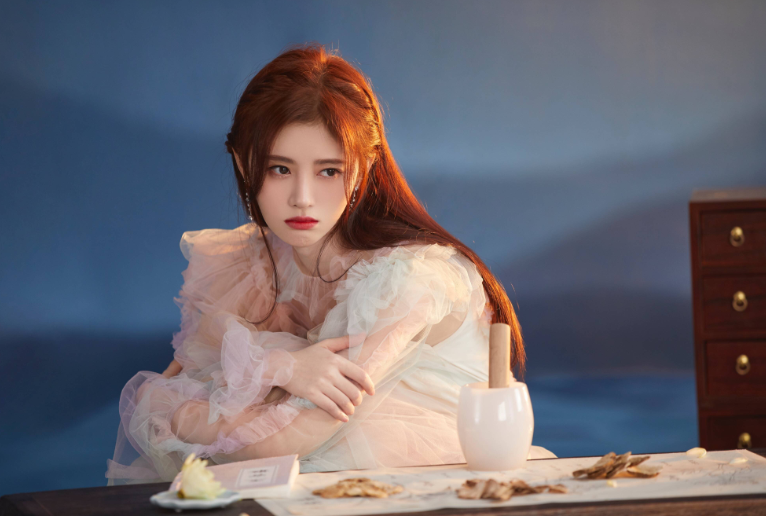
#> input picture 第一阶段/demo1.png, 766 x 516 px
$ python demo1.py
#> lines starting #> are read from the running program, lines starting #| are printed output that depends on the picture; after the words box and inside, x2 and y2 are one past the last pixel; in counts of white or black regions, pixels touching at a corner belong together
import cv2

# 加载Haar特征分类器
face_cascade = cv2.CascadeClassifier(cv2.data.haarcascades + 'haarcascade_frontalface_default.xml')

# 读取图像
img = cv2.imread('demo1.png')
#> img is the input picture: shape (516, 766, 3); mean B, G, R 113.2, 104.7, 108.3

# 转换为灰度图，因为Haar分类器需要灰度图像
gray = cv2.cvtColor(img, cv2.COLOR_BGR2GRAY)
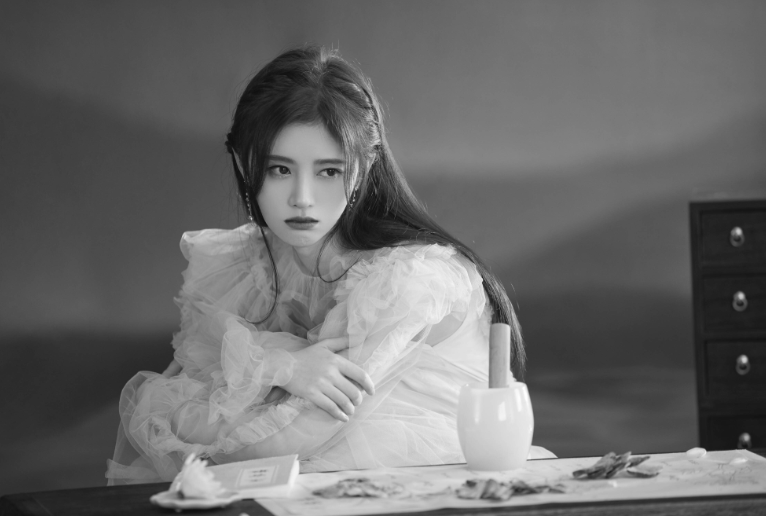
#> gray: shape (516, 766); min 16, max 254, mean 106.7

# 检测图像中的人脸
faces = face_cascade.detectMultiScale(gray, 1.1, 4)
#> faces = [[247, 129, 114, 114], [321, 252, 197, 197]]

# 在检测到的人脸周围画矩形框
for (x, y, w, h) in faces:
    cv2.rectangle(img, (x, y), (x+w, y+h), (255, 0, 0), 2)
#> this loop made 2 passes
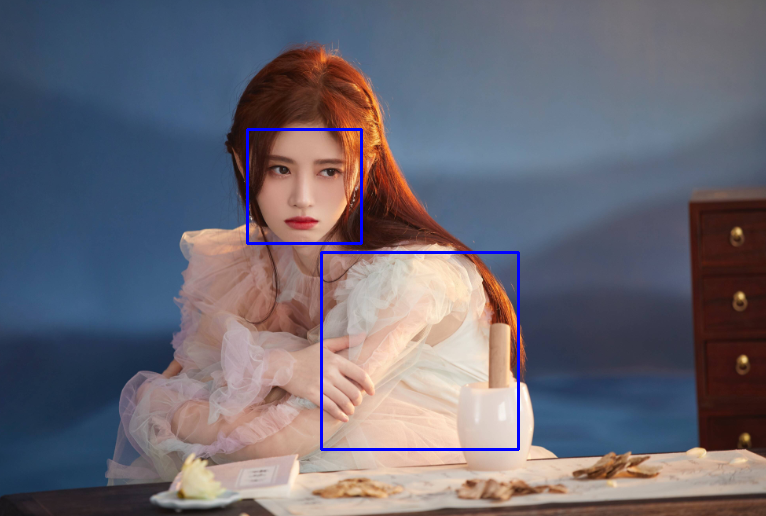
#> img: shape (516, 766, 3); 0.94% of pixels changed, all inside (x1, y1, x2, y2) = (246, 128, 520, 451)

# 显示带有人脸识别框的图像
cv2.imshow('img', img)

# 等待按键后退出
cv2.waitKey()
